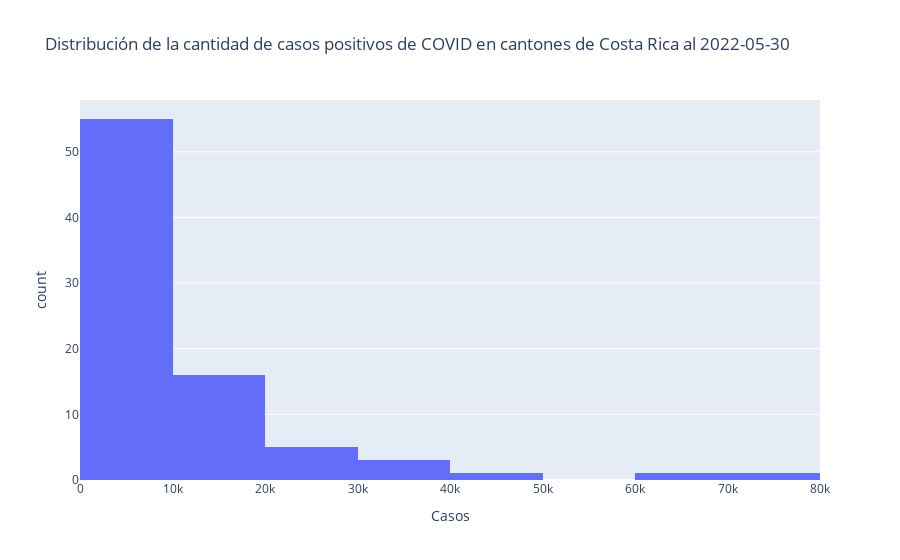

The code cell stored with this chart in its notebook:
### Markdown cell above
El siguiente histograma muestra la distribución de la variable correspondiente a los casos de COVID positivos en los cantones de Costa Rica.

### Code cell
# Histograma de casos positivos en cantones
px.histogram(covid_cantonal_positivos, 
             x="positivos", # variable a graficar
             nbins=8, # cantidad de bins
             title="Distribución de la cantidad de casos positivos de COVID en cantones de Costa Rica al 2022-05-30",
             labels={"positivos": "Casos"})

### Figure 1 — Plotly figure (JSON) as saved in the notebook; plotly's stock layout.template omitted (floating-point values rounded to 4 significant figures)
{"data": [{"alignmentgroup": "True", "bingroup": "x", "hovertemplate": "Casos=%{x}<br>count=%{y}<extra></extra>", "legendgroup": "", "marker": {"color": "#636efa", "pattern": {"shape": ""}}, "name": "", "nbinsx": 8, "offsetgroup": "", "orientation": "v", "showlegend": false, "type": "histogram", "x": [4104, 18973, 10880, 14518, 43283, 834, 15134, 25497, 1339, 9987, 7132, 11042, 20987, 5226, 79939, 15398, 1958, 15261, 592, 13885, 64702, 6078, 13161, 3112, 3604, 8865, 4249, 8078, 6595, 1521, 32552, 926, 12730, 3755, 7257, 2569, 1835, 33168, 9620, 1609, 20370, 9425, 8799, 8107, 8831, 5976, 5841, 31775, 5346, 6483, 10362, 8255, 10378, 7519, 3314, 3220, 4135, 7320, 1310, 3875, 12834, 1530, 9235, 11839, 2858, 5348, 8645, 5410, 7493, 6487, 6276, 3107, 5527, 3397, 28090, 7158, 7842, 16822, 5822, 20449, 10349, 5468], "xaxis": "x", "yaxis": "y"}], "layout": {"barmode": "relative", "legend": {"tracegroupgap": 0}, "title": {"text": "Distribución de la cantidad de casos positivos de COVID en cantones de Costa Rica al 2022-05-30"}, "xaxis": {"anchor": "y", "domain": [0, 1], "title": {"text": "Casos"}}, "yaxis": {"anchor": "x", "domain": [0, 1], "title": {"text": "count"}}}}
